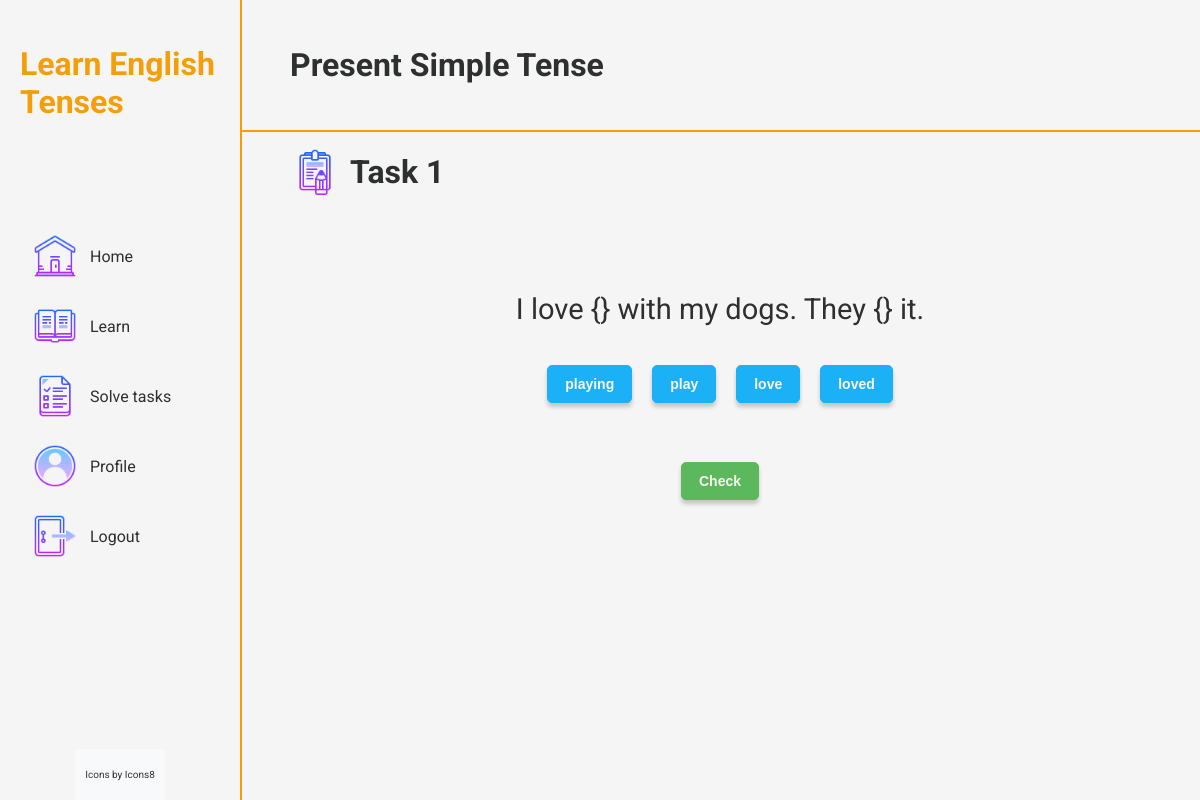
/home/PS/task/32 (signed in), run on an earlier commit of the app's database.
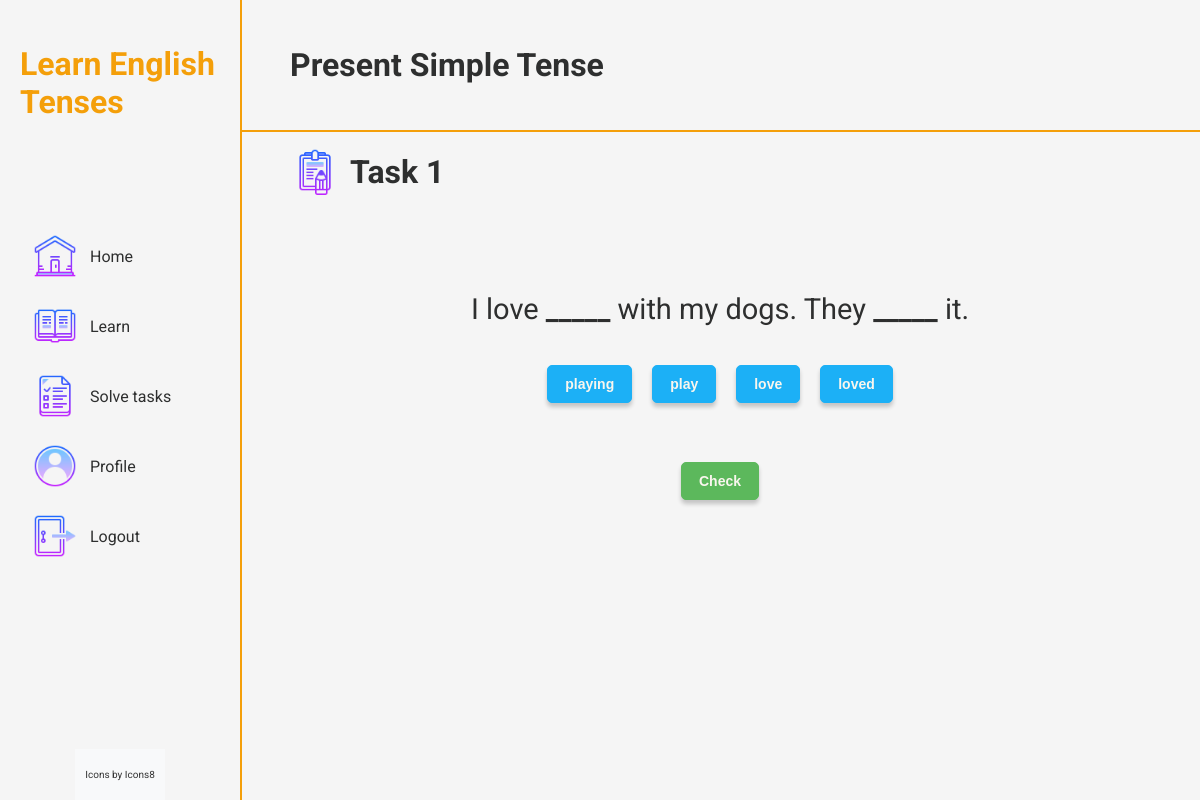
And on a later commit of the database.
### learntenses/models.py (models this page shows, shortened)
class Task(models.Model):
    TENSE_CHOICES = [
        ('PS', 'Present Simple'),
        ('PC', 'Present Continuous'),
        ('PP', 'Present Perfect'),
        ('PaS', 'Past Simple'),
        ('PaC', 'Past Continuous'),
        ('PaP', 'Past Perfect'),
        ('FS', 'Future Simple'),
        ('FC', 'Future Continuous'),
        ('FP', 'Future Perfect'),
    ]
    TASK_NAMES = [
        ('1', 'Task 1'),
        ('2', 'Task 2'),
        ('3', 'Task 3'),
        ('4', 'Task 4'),
        ('5', 'Task 5'),
        ('6', 'Task 6')
    ]
    LEVELS = {
        '1' : 1,
        '2' : 2,
        '3' : 3,
        '4' : 4,
        '5' : 5,
        '6' : 6,
    }
    level = models.IntegerField(blank=True, null=True)
    tense = models.CharField(max_length=3, choices=TENSE_CHOICES)
    name = models.CharField(max_length=10, choices=TASK_NAMES)
    sentence = models.CharField(max_length=500)
    words = models.CharField(max_length=500)
    correct_words = models.CharField(max_length=500)
    class Meta:
        unique_together = ('name', 'tense')

### learntenses/views.py (the view)
# urls.py: path('<str:tense>/task/<int:task_id>', views.task_detail, name='task_detail'),
@csrf_exempt
@require_http_methods(['GET','POST'])
def task_detail(request, tense, task_id):
    task = get_object_or_404(Task, id=task_id, tense=tense)
    user_profile = UserProfile.objects.get(user=request.user)
    user_task = get_object_or_404(UserTask, user=user_profile, task=task)
    task.sentence = replace_with_span(task.sentence)
    previous_task = Task.objects.filter(id__lt=task_id, tense=tense).order_by('-id').first()
    if not user_task.completed and (previous_task is not None and not UserTask.objects.filter(user=user_profile, task=previous_task, completed=True).exists()):
        return HttpResponseForbidden()
    return render(request, 'learntenses/task_detail.html', {'task': task})

### learntenses/views.py (called while the page is built)
def replace_with_span(sentence):
    words = sentence.split()
    for i, word in enumerate(words):
        if '<>' in word:
            words[i] = word.replace('<>', '<span class="blank" style="font-weight: bold;">_____</span>')
    return ' '.join(words)

### learntenses/templates/learntenses/task_detail.html (shortened to what this page needs)
{% extends 'learntenses/base.html' %}
{% load replace_filter %}
{% block extra_css %}
  {% load static %}
  <link rel="stylesheet" href="{% static 'learntenses/styles/task_detail.css' %}">
{% endblock %}
{% block content %}
    {% load static %}
    <div class="solve-task-container">
        <div class="solve-task-header">
            <h1>{{ task.get_tense_display }} Tense</h1>
        </div>
        <div class="solve-task-body">
            <div class="task-name">
                <div>
                    <img src="{% static 'learntenses/images/task.png' %}" class="icon" alt="">
                </div>
                <div>
                    <h1>Task {{ task.name }}</h1>
                </div>
            </div>
            <div class="task-result">
            </div>
            <div class="task-text">
                <p>{{ task.sentence|safe }}</p>
            </div>
            <div class="task-options">
                {% for word in task.words.split %}
                <button class="word-button" data-word="{{ word }}">{{ word }}</button>
                {% endfor %}
            </div>
            <br>
            <div class="task-result-buttons">
                <button class="check-button" data-task-id="{{task.id}}" data-level="{{task.level}}" data-tense="{{task.tense}}" style="display:block;" data-correct-words="{{task.correct_words}}">Check</button>
            </div>
        </div>
    </div>
{% endblock %}

What changed in the data, as far as the page shows it:
changed Task "Present Simple": sentence "I love {} with my dogs. They {} it." → "I love _____ with my dogs. They _____ it."
